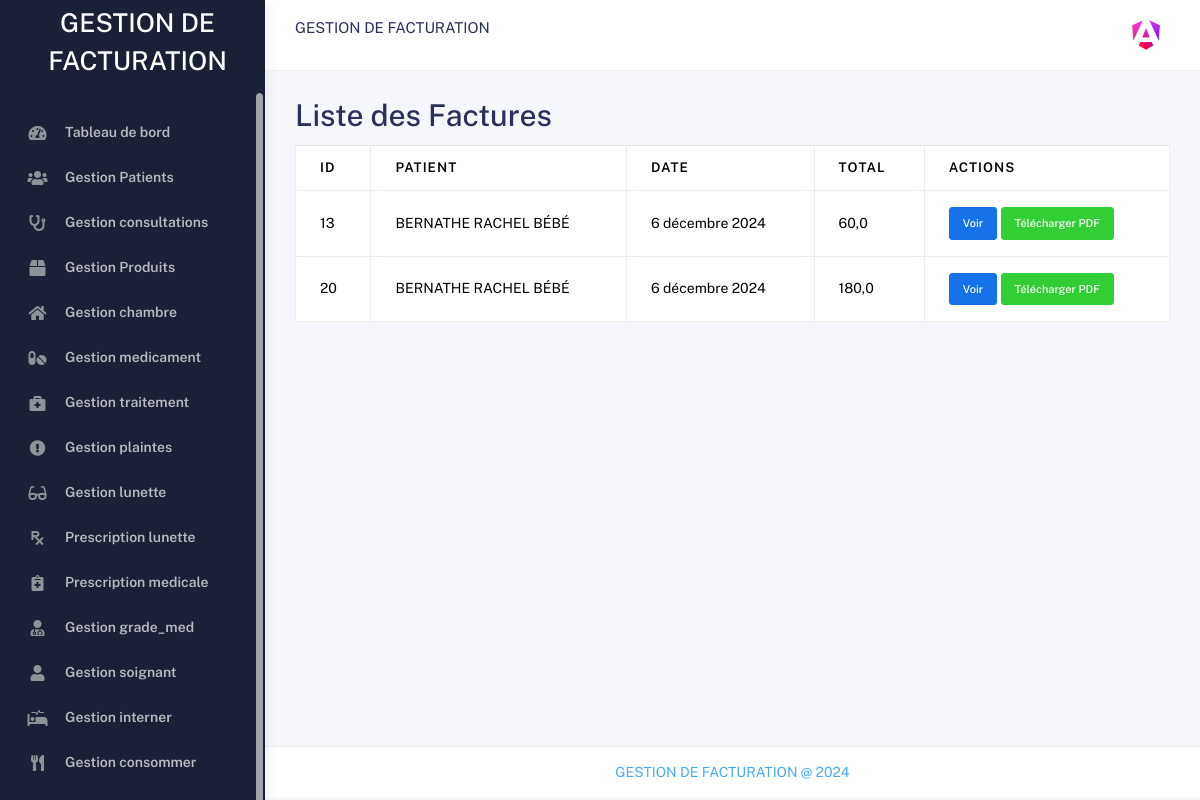
The page /factures/ on the database its author committed.
### hospial/models.py (models this page shows, shortened)
class Facture(models.Model):
    date = models.DateField(auto_now_add=True)
    patient = models.ForeignKey(Patient, on_delete=models.CASCADE)
    total = models.FloatField()
    user = models.ForeignKey(
        get_user_model(), on_delete=models.SET_NULL, null=True)

class Patient(models.Model):
    nom = models.CharField(max_length=50)
    postnom = models.CharField(max_length=50)
    prenom = models.CharField(max_length=50, null=True, blank=True)
    sexe = models.CharField(max_length=1, choices=[
                            ('M', 'Male'), ('F', 'Female')])
    date_naissance = models.DateField()
    telephone = models.CharField(max_length=13)
    adresse_complete = models.CharField(max_length=100)
    employeur = models.CharField(max_length=50, null=True, blank=True)
    profession = models.CharField(max_length=50, null=True, blank=True)
    carte = models.CharField(max_length=50, null=True, blank=True)
    numero_carte = models.CharField(max_length=50, null=True, blank=True)
    def __str__(self):
        return f"{self.nom} {self.postnom} {self.prenom}"

### hospial/views.py (the view)
# urls.py: path('factures/', facture_list, name='facture_list'),
def facture_list(request):
    factures = Facture.objects.all()
    return render(request, 'factures/facture_list.html', {'factures': factures})

### templates/factures/facture_list.html
{% extends 'base.html' %}
{% block content %}
<div class="container">
  <div class="page-inner">
    <h1>Liste des Factures</h1>
    <table class="table table-bordered table-responsive">
      <thead>
        <tr>
          <th>ID</th>
          <th>Patient</th>
          <th>Date</th>
          <th>Total</th>
          <th>Actions</th>
        </tr>
      </thead>
      <tbody>
        {% for facture in factures %}
        <tr>
          <td>{{ facture.id }}</td>
          <td>{{ facture.patient }}</td>
          <td>{{ facture.date }}</td>
          <td>{{ facture.total }}</td>
          <td>
            <a href="{% url 'facture_detail' facture.id %}" class="btn btn-primary btn-sm">Voir</a>
            <a href="{% url 'generate_invoice_pdf' facture.id %}" class="btn btn-success btn-sm">Télécharger PDF</a>
          </td>
        </tr>
        {% endfor %}
      </tbody>
    </table>
  </div>
</div>
{% endblock %}

### rows shown on the page
Facture: id "13", patient "BERNATHE RACHEL BÉBÉ", date "6 décembre 2024", total "60,0"
Facture: id "20", patient "BERNATHE RACHEL BÉBÉ", date "6 décembre 2024", total "180,0"
